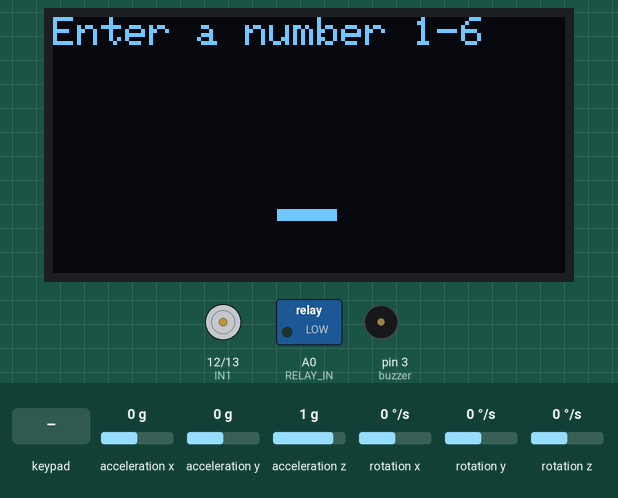
This sketch was run on a simulated Arduino Uno, built with avr-gcc and run on an emulated ATmega328P. Shown: 128×64 one-colour display, motor-driver pin pairs drawn as motors (green arrow = first pin HIGH = forward, orange = second pin HIGH = backward, longer = more drive, scaled by the enable pin), switched loads named in the sketch (green lamp = pin HIGH), buzzer (waves = sounding). Wiring (inferred from the names in the program): 4×4 keypad with keys 1 2 3 A 4 5 6 B 7 8 9 C * 0 # D: rows pin 4, pin 5, pin 6, pin 7; columns pin 8, pin 9, pin 10, pin 2. Inputs (shaded band) come from the test bench; at power-on: acceleration x 0 g, acceleration y 0 g, acceleration z 1 g, rotation x 0 °/s, rotation y 0 °/s, rotation z 0 °/s. Random numbers use the default seed unless the sketch sets one; what the sketch prints to the serial monitor is not drawn.

Above: at 6.4 s.
6.5 s: keypad keys 4 5 6 7 # pressed 0.4 s apart
At 8.6 s:
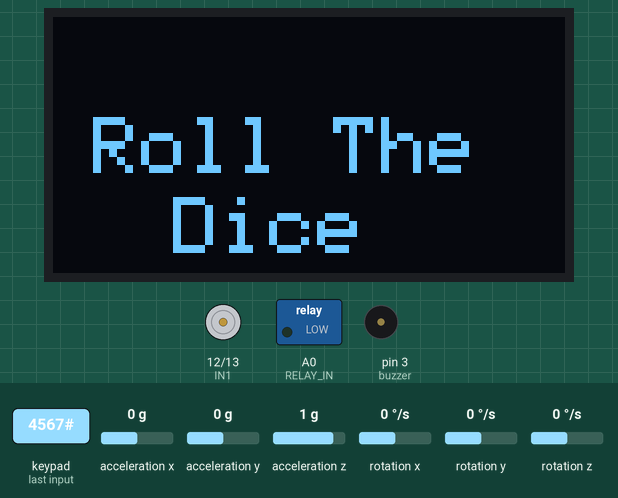
10.0 s: acceleration x set to -1 g
11.5 s: acceleration x set to -1.3 g
At 13.04 s:
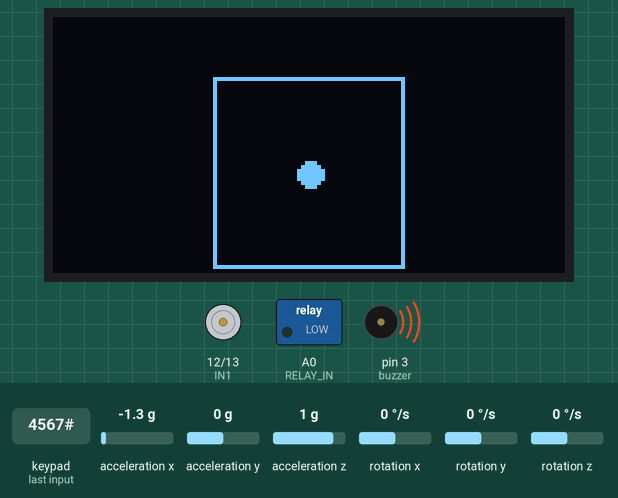
13.4 s: keypad keys 8 9 1 0 2 # pressed 0.4 s apart
At 18.75 s:
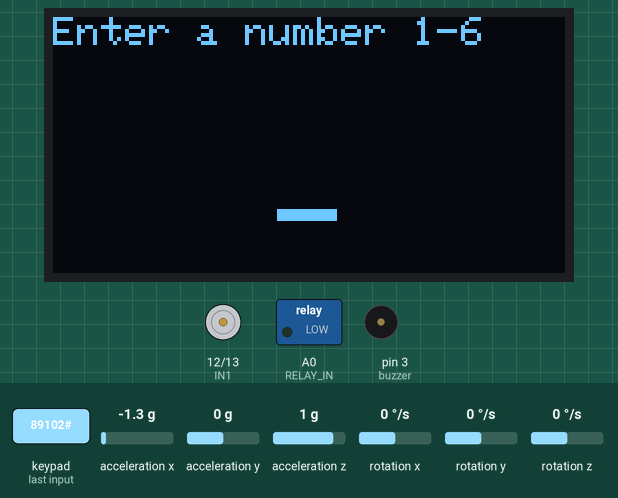
18.8 s: key '1' pressed
At 20.1 s:
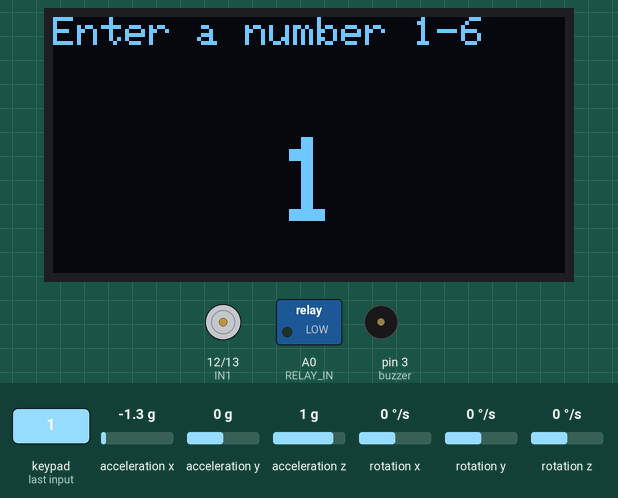
20.4 s: keypad keys 8 9 1 0 2 # pressed 0.4 s apart
At 26.1 s:
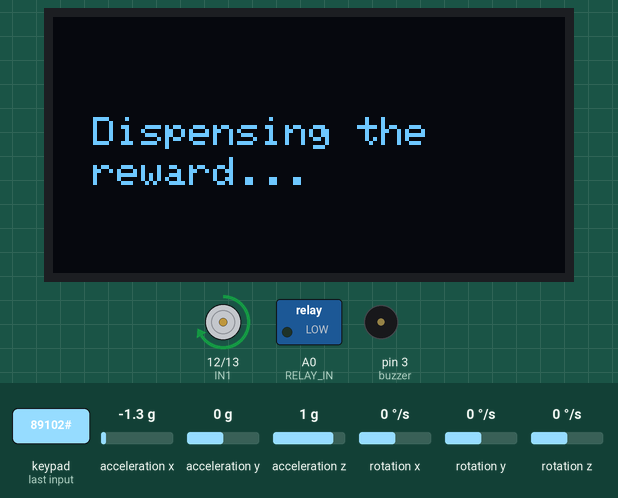
Timing chart, 0 to 29.3 s (numbered marks = the images above; inputs shaded):
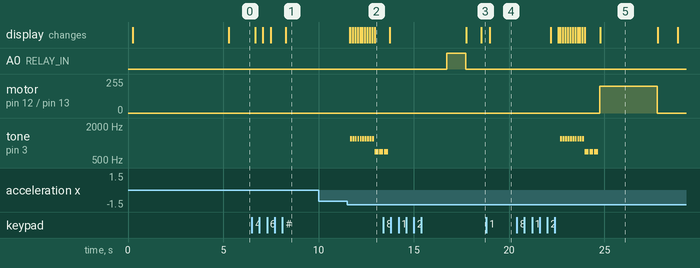

The sketch:

M1_with_keypad__5_.ino
```cpp
#include <Wire.h>
#include <MPU6050_tockn.h>
#include <Adafruit_GFX.h>
#include <Adafruit_SSD1306.h>

#define SCREEN_WIDTH 128
#define SCREEN_HEIGHT 64
#define OLED_RESET     -1
Adafruit_SSD1306 display(SCREEN_WIDTH, SCREEN_HEIGHT, &Wire, OLED_RESET);

MPU6050 mpu(Wire);

const int buzzer = 3;

// ---------------- Keypad 4x4 (lightweight manual scan, no Keypad library) ----------------
const byte ROWS = 4;
const byte COLS = 4;

char keys[ROWS][COLS] = {
  {'1','2','3','A'},
  {'4','5','6','B'},
  {'7','8','9','C'},
  {'*','0','#','D'}
};

byte rowPins[ROWS] = {4, 5, 6, 7};  // R1-R4
byte colPins[COLS] = {8, 9, 10, 2}; // C1-C4 (moved off pin 11 to free it for the motor's ENA/PWM)

// ---------------- Punishment relay ----------------
const int RELAY_IN = A0;
const int RELAY_ON  = HIGH; // active HIGH relay module
const int RELAY_OFF = LOW;
const int IN1 = 12;
const int IN2 = 13;
const int ENA = 11;                // must be a PWM pin
const int MOTOR_SPEED = 200;       // 0-255
const unsigned long MOTOR_RUN_TIME = 3000; // ms the motor spins on a win

void runMotor(unsigned long durationMs) {
  digitalWrite(IN1, HIGH);
  digitalWrite(IN2, LOW);
  analogWrite(ENA, MOTOR_SPEED);

  display.clearDisplay();
  display.setTextSize(1);
  display.setCursor(10, 25);
  display.println(F("Dispensing the"));
  display.setCursor(10, 35);
  display.println(F("reward..."));
  display.display();

  delay(durationMs);
  stopMotor();

  display.clearDisplay();
  display.display();
}

void stopMotor() {
  analogWrite(ENA, 0);
  digitalWrite(IN1, LOW);
  digitalWrite(IN2, LOW);
}

// Scans the matrix once and returns the pressed key, or 0 if none pressed.
// Blocks briefly (~20ms) only when a key is actually held, for simple debounce.
char getKeyPress() {
  for (byte r = 0; r < ROWS; r++) {
    pinMode(rowPins[r], OUTPUT);
    digitalWrite(rowPins[r], LOW);

    for (byte c = 0; c < COLS; c++) {
      pinMode(colPins[c], INPUT_PULLUP);
      if (digitalRead(colPins[c]) == LOW) {
        delay(20); // debounce
        if (digitalRead(colPins[c]) == LOW) {
          while (digitalRead(colPins[c]) == LOW) { /* wait for release */ }
          pinMode(rowPins[r], INPUT);
          return keys[r][c];
        }
      }
      pinMode(colPins[c], INPUT);
    }

    pinMode(rowPins[r], INPUT);
  }
  return 0;
}

int freeRam() {
  extern int __heap_start, *__brkval;
  int v;
  return (int) &v - (__brkval == 0 ? (int) &__heap_start : (int) __brkval);
}

void setup() {
  // Force the relay OFF as early as possible, before anything else runs,
  // to prevent it from glitching on briefly at power-up/reset.
  digitalWrite(RELAY_IN, RELAY_OFF);
  pinMode(RELAY_IN, OUTPUT);
  digitalWrite(RELAY_IN, RELAY_OFF);

  Serial.begin(115200);
  delay(200);
  pinMode(buzzer, OUTPUT);

  Serial.print(F("Free RAM before Wire.begin(): "));
  Serial.println(freeRam());

  Wire.begin();

  pinMode(IN1, OUTPUT);
  pinMode(IN2, OUTPUT);
  pinMode(ENA, OUTPUT);
  stopMotor();

  // Initialize OLED
  if (!display.begin(SSD1306_SWITCHCAPVCC, 0x3C)) {
    Serial.println(F("SSD1306 allocation failed"));
    Serial.print(F("Free RAM at failure: "));
    Serial.println(freeRam());
    while (true);
  }

  display.clearDisplay();
  display.setTextSize(2);
  display.setTextColor(WHITE);
  display.setCursor(4, 25);
  display.println(F("Smart Dice"));
  display.display();
  delay(2000);

  // Initialize MPU6050
  mpu.begin();
  mpu.calcGyroOffsets(true);
}

void loop() {
  int userNumber = getUserNumber();  // shows "Enter a number 1-6", waits for keypad entry
  waitForRoll();                     // shows "Roll The Dice", waits for motion
  int diceResult = rollDice();       // shuffling animation, returns the final face (1-6)

  if (diceResult == userNumber) {
    showWin();
  } else {
    showLose();                      // blocks until user presses # to restart
  }
}

// =====================================================================
//  NUMBER ENTRY
// =====================================================================
int getUserNumber() {
  int digitEntered = -1;
  bool valid = false;

  showEntryScreen(digitEntered);

  while (!valid) {
    char key = getKeyPress();

    if (key) {
      if (key >= '1' && key <= '6') {
        digitEntered = key - '0';
        showEntryScreen(digitEntered);
      } else if (key == '#') {
        if (digitEntered >= 1 && digitEntered <= 6) {
          valid = true;
        }
      }
    }
  }

  return digitEntered;
}

void showEntryScreen(int digit) {
  display.clearDisplay();
  display.setTextColor(WHITE);
  display.setTextSize(1);
  display.setCursor(0, 0);
  display.println(F("Enter a number 1-6"));

  display.setTextSize(3);
  display.setCursor(56, 30);
  if (digit >= 0) {
    display.print(digit);
  } else {
    display.print(F("_"));
  }
  display.display();
}

// =====================================================================
//  WAIT FOR ROLL (motion trigger)
// =====================================================================
void waitForRoll() {
  display.clearDisplay();
  display.setTextSize(2);
  display.setCursor(10, 25);
  display.println(F("Roll The"));
  display.setCursor(30, 45);
  display.println(F("Dice"));
  display.display();

  bool moved = false;
  while (!moved) {
    mpu.update();
    float ax = mpu.getAccX();
    float ay = mpu.getAccY();
    float az = mpu.getAccZ();

    float magnitude = sqrt(ax * ax + ay * ay + az * az);

    if (magnitude > 1.5) {
      moved = true;
    }
    delay(50);
  }
}

int rollDice() {
  display.clearDisplay();
  display.setTextSize(1);
  display.setCursor(35, 10);
  display.println(F("Rolling..."));
  display.display();

  for (int i = 0; i < 10; i++) {
    display.clearDisplay();
    drawShufflingDots();
    display.display();
    tone(buzzer, 1200, 100);
    delay(100);
  }

  int result = random(1, 7);
  display.clearDisplay();
  drawDiceFace(result);
  display.display();

  for (int i = 0; i < 3; i++) {
    tone(buzzer, 700, 200);
    delay(250);
  }

  return result;
}

void drawShufflingDots() {
  display.drawRect(40, 15, 48, 48, WHITE);
  for (int i = 0; i < 6; i++) {
    int x = random(45, 80);
    int y = random(20, 55);
    display.fillCircle(x, y, 3, WHITE);
  }
}

void drawDiceFace(int num) {
  display.drawRect(40, 15, 48, 48, WHITE);
  int cx = 64, cy = 39; // center

  switch (num) {
    case 1:
      display.fillCircle(cx, cy, 3, WHITE);
      break;
    case 2:
      display.fillCircle(50, 25, 3, WHITE);
      display.fillCircle(78, 53, 3, WHITE);
      break;
    case 3:
      display.fillCircle(50, 25, 3, WHITE);
      display.fillCircle(cx, cy, 3, WHITE);
      display.fillCircle(78, 53, 3, WHITE);
      break;
    case 4:
      display.fillCircle(50, 25, 3, WHITE);
      display.fillCircle(78, 25, 3, WHITE);
      display.fillCircle(50, 53, 3, WHITE);
      display.fillCircle(78, 53, 3, WHITE);
      break;
    case 5:
      drawDiceFace(4);
      display.fillCircle(cx, cy, 3, WHITE);
      break;
    case 6:
      display.fillCircle(50, 25, 3, WHITE);
      display.fillCircle(78, 25, 3, WHITE);
      display.fillCircle(50, 39, 3, WHITE);
      display.fillCircle(78, 39, 3, WHITE);
      display.fillCircle(50, 53, 3, WHITE);
      display.fillCircle(78, 53, 3, WHITE);
      break;
  }
}

// =====================================================================
//  WIN / LOSE
// =====================================================================
void showWin() {
  display.clearDisplay();
  display.setTextSize(2);
  display.setCursor(0, 15);
  display.println(F("Congrats"));
  display.println(F("You Win!"));
  display.display();

  runMotor(MOTOR_RUN_TIME); // spins for MOTOR_RUN_TIME ms, then stops itself

  delay(1000); // then loop() restarts the game automatically
}

void showLose() {
  display.clearDisplay();
  display.setTextSize(1);
  display.setCursor(0, 10);
  display.println(F("You lose!"));
  display.setCursor(0, 25);
  display.println(F("Daddy will"));
  display.setCursor(0, 35);
  display.println(F("punish you!"));
  display.display();

  delay(3000);

  digitalWrite(RELAY_IN, RELAY_ON);
  delay(1000);
  digitalWrite(RELAY_IN, RELAY_OFF);

  display.clearDisplay();
  display.setTextSize(1);
  display.setCursor(0, 25);
  display.println(F("Enter # button to"));
  display.setCursor(0, 35);
  display.println(F("restart"));
  display.display();

  char key;
  do {
    key = getKeyPress();
  } while (key != '#');
}
```

Measured:
- the behaviour switches between -1.1 and -1.2 g on acceleration x (found by bisection; images 1 and 2)
- after the input at 6.5 s, the display: first changes after 0.18 s (image 1 shows a later state)
- after the input at 10.0 s, every drawn part: stays the same
- after the input at 11.5 s, tone on pin 3 (buzzer): plays 1200 Hz for 0.10 s, 1200 Hz for 0.10 s, 1200 Hz for 0.10 s, 1200 Hz for 0.10 s, 1200 Hz for 0.10 s, 1200 Hz for 0.10 s … (12 notes in this stretch), starting after 0.16 s; the display: first changes after 0.13 s (image 2 shows a later state)
- after the input at 18.8 s, the display: changes after 0.18 s (image 4)
- after the input at 20.4 s, motor on pin 12 (IN1) / pin 13 (IN2): stopped → forward 200/255 after 4.4 s, → stopped 3.0 s later; tone on pin 3 (buzzer): plays 1200 Hz for 0.10 s, 1200 Hz for 0.10 s, 1200 Hz for 0.10 s, 1200 Hz for 0.10 s, 1200 Hz for 0.10 s, 1200 Hz for 0.10 s … (13 notes in this stretch), starting after 2.3 s
